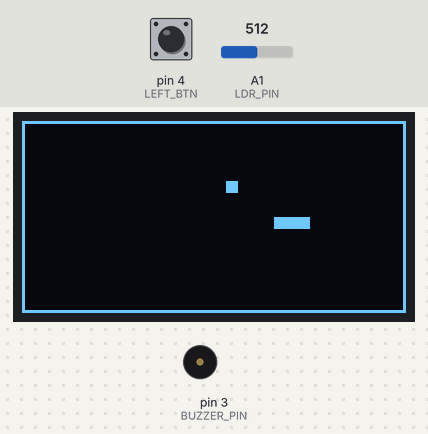
Recording of a sketch running on a simulated Arduino Nano, built with avr-gcc and run on an emulated ATmega328P. Shown: 128×64 one-colour display, buzzer (waves = sounding, pin HIGH). Inputs (shaded band) come from the test bench; at power-on: A1 (LDR_PIN) = 512, pin 4 (LEFT_BTN) LOW. Random numbers use the default seed unless the sketch sets one.

Above: at 1.2 s.
1.3 s: A1 (LDR_PIN) set to 209
At 4.2 s:
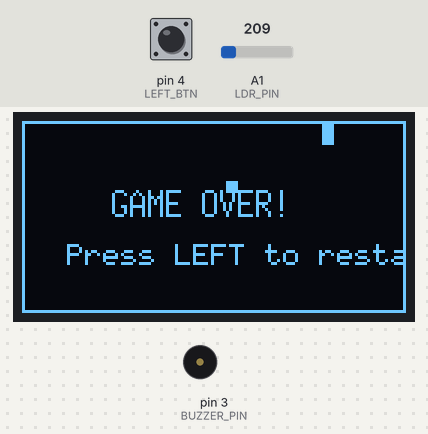
4.3 s: A1 (LDR_PIN) set to 185
5.8 s: pin 4 (LEFT_BTN) pulled HIGH for 0.2 s
At 6.14 s:
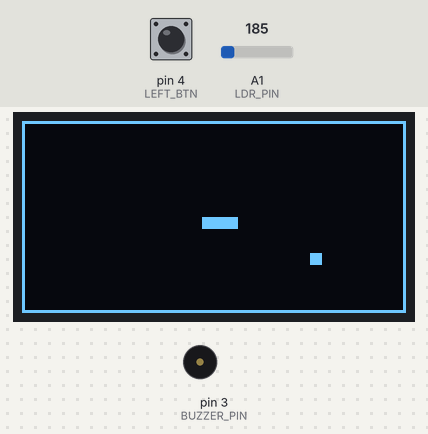
7.5 s: pin 4 (LEFT_BTN) pulled HIGH for 3.2 s
At 10.0 s:
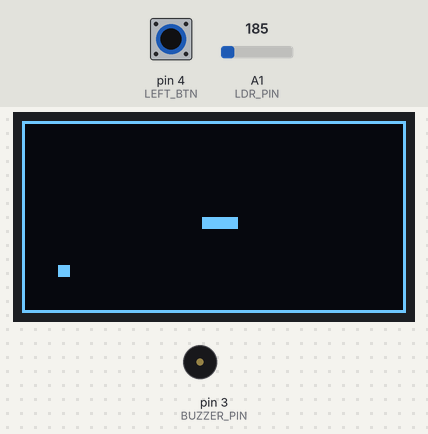
12.2 s: A1 (LDR_PIN) set to 306
At 13.73 s:
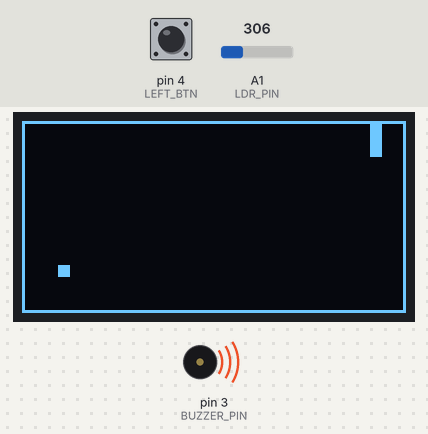
Timing chart, 0 to 14.7 s (numbered marks = the images above; inputs shaded):
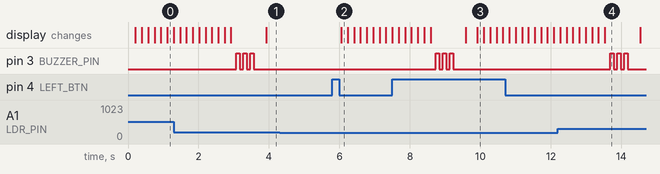

The sketch:

13_Snakes_C.ino
```cpp
/*
================================================================================
  MINI ARCADE - SNAKE GAME (LDR CONTROL VERSION)
  ------------------------------------------------------
  Hardware: Arduino Nano + SH1106 128x64 OLED (I2C)
            + LDR sensor (A1, with pulldown resistor)
            + LEFT button (D4)
            + Buzzer (D3 via NPN transistor)

  HOW TO PLAY:
    - The snake automatically moves.
    - Light intensity controls direction:
        * Very Dark   (0–200)   → LEFT
        * Dim Light   (201–400) → UP
        * Medium Light (401–600) → RIGHT
        * Bright Light (601–1023) → DOWN
    - Press LEFT button to start or restart the game.
    - When the snake hits a wall or itself → GAME OVER (3 short beeps).

  SMOOTHING:
    - LDR readings are averaged over 5 samples to avoid flicker
      or sudden direction changes.

  HARDWARE CONNECTIONS:
    * OLED (SH1106 128x64): I2C -> SDA, SCL
    * LDR with pulldown resistor: A1
    * LEFT Button (with pulldown): D4
    * Buzzer (via NPN transistor): D3
================================================================================
*/

#include <U8glib.h>

#define LDR_PIN A1
#define LEFT_BTN 4
#define BUZZER_PIN 3

// OLED setup
U8GLIB_SH1106_128X64 u8g(U8G_I2C_OPT_NONE);

// === Snake game constants ===
#define GRID_SIZE 4
#define GRID_WIDTH  (128 / GRID_SIZE)
#define GRID_HEIGHT (64 / GRID_SIZE)
#define MAX_SNAKE_LENGTH 100

// === Directions ===
#define DIR_UP    0
#define DIR_RIGHT 1
#define DIR_DOWN  2
#define DIR_LEFT  3

// === Button debounce ===
unsigned long lastLeftPress = 0;
const unsigned long DEBOUNCE_MS = 200;

// === Game state ===
int snakeX[MAX_SNAKE_LENGTH];
int snakeY[MAX_SNAKE_LENGTH];
int snakeLength;
int direction;
int foodX, foodY;
bool gameOver = false;

// === LDR smoothing ===
#define FILTER_SIZE 5
int ldrHistory[FILTER_SIZE];
int ldrIndex = 0;

// === Function prototypes ===
void startGame();
void updateGame();
void drawGame();
void moveSnake();
void generateFood();
void beep(int count);
void checkCollision();
void readInput();
int getSmoothedLDR();

// ---------------------------------------------------------------------------

void setup() {
  pinMode(LDR_PIN, INPUT);
  pinMode(LEFT_BTN, INPUT);
  pinMode(BUZZER_PIN, OUTPUT);
  digitalWrite(BUZZER_PIN, LOW);

  // Initialize filter
  for (int i = 0; i < FILTER_SIZE; i++) ldrHistory[i] = 512;

  startGame();
}

// ---------------------------------------------------------------------------

void loop() {
  readInput();

  if (!gameOver) {
    moveSnake();
    checkCollision();
    updateGame();
  } else {
    // Wait for LEFT button to restart
    if (digitalRead(LEFT_BTN) == HIGH && (millis() - lastLeftPress) > DEBOUNCE_MS) {
      lastLeftPress = millis();
      startGame();
    }
  }

  delay(150);
}

// ---------------------------------------------------------------------------

void startGame() {
  snakeLength = 3;
  direction = DIR_RIGHT;
  gameOver = false;

  // Initialize snake in center
  int startX = GRID_WIDTH / 2;
  int startY = GRID_HEIGHT / 2;
  for (int i = 0; i < snakeLength; i++) {
    snakeX[i] = startX - i;
    snakeY[i] = startY;
  }

  generateFood();
}

// ---------------------------------------------------------------------------

void updateGame() {
  u8g.firstPage();
  do {
    drawGame();
  } while (u8g.nextPage());
}

// ---------------------------------------------------------------------------

void drawGame() {
  // Draw play border
  u8g.drawFrame(0, 0, 128, 64);

  // Draw food
  u8g.drawBox(foodX * GRID_SIZE, foodY * GRID_SIZE, GRID_SIZE, GRID_SIZE);

  // Draw snake
  for (int i = 0; i < snakeLength; i++) {
    u8g.drawBox(snakeX[i] * GRID_SIZE, snakeY[i] * GRID_SIZE, GRID_SIZE, GRID_SIZE);
  }

  // If game over
  if (gameOver) {
    u8g.setFont(u8g_font_6x13);
    u8g.drawStr(30, 32, "GAME OVER!");
    u8g.setFont(u8g_font_6x10);
    u8g.drawStr(15, 48, "Press LEFT to restart");
  }
}

// ---------------------------------------------------------------------------

void moveSnake() {
  // Move body
  for (int i = snakeLength - 1; i > 0; i--) {
    snakeX[i] = snakeX[i - 1];
    snakeY[i] = snakeY[i - 1];
  }

  // Move head
  if (direction == DIR_UP) snakeY[0]--;
  if (direction == DIR_DOWN) snakeY[0]++;
  if (direction == DIR_LEFT) snakeX[0]--;
  if (direction == DIR_RIGHT) snakeX[0]++;

  // Check for food
  if (snakeX[0] == foodX && snakeY[0] == foodY) {
    if (snakeLength < MAX_SNAKE_LENGTH) snakeLength++;
    generateFood();
  }
}

// ---------------------------------------------------------------------------

void checkCollision() {
  // Check wall collision
  if (snakeX[0] < 0 || snakeX[0] >= GRID_WIDTH || snakeY[0] < 0 || snakeY[0] >= GRID_HEIGHT) {
    gameOver = true;
    beep(3);
    return;
  }

  // Check self-collision
  for (int i = 1; i < snakeLength; i++) {
    if (snakeX[0] == snakeX[i] && snakeY[0] == snakeY[i]) {
      gameOver = true;
      beep(3);
      return;
    }
  }
}

// ---------------------------------------------------------------------------

void generateFood() {
  foodX = random(1, GRID_WIDTH - 2);
  foodY = random(1, GRID_HEIGHT - 2);
}

// ---------------------------------------------------------------------------

void readInput() {
  int lightLevel = getSmoothedLDR();

  int newDir = direction;

  // Map light intensity to direction
  if (lightLevel <= 200) newDir = DIR_LEFT;
  else if (lightLevel <= 400) newDir = DIR_UP;
  else if (lightLevel <= 600) newDir = DIR_RIGHT;
  else newDir = DIR_DOWN;

  // Avoid direct 180° reversal
  if (!((direction == DIR_LEFT && newDir == DIR_RIGHT) ||
        (direction == DIR_RIGHT && newDir == DIR_LEFT) ||
        (direction == DIR_UP && newDir == DIR_DOWN) ||
        (direction == DIR_DOWN && newDir == DIR_UP))) {
    direction = newDir;
  }
}

// ---------------------------------------------------------------------------

int getSmoothedLDR() {
  int reading = analogRead(LDR_PIN);

  // Add to circular buffer
  ldrHistory[ldrIndex] = reading;
  ldrIndex = (ldrIndex + 1) % FILTER_SIZE;

  // Compute average
  long sum = 0;
  for (int i = 0; i < FILTER_SIZE; i++) sum += ldrHistory[i];
  return sum / FILTER_SIZE;
}

// ---------------------------------------------------------------------------

void beep(int count) {
  for (int i = 0; i < count; i++) {
    digitalWrite(BUZZER_PIN, HIGH);
    delay(100);
    digitalWrite(BUZZER_PIN, LOW);
    delay(100);
  }
}
```

Measured:
- after the input at 4.3 s, every drawn part: stays the same
- after the input at 5.8 s, the display: changes after 0.26 s (image 2)
- by itself, pin 3 (BUZZER_PIN): alternates HIGH for 0.10 s and LOW for 0.10 s, 6 changes in all, then stays LOW
- what the display in image 4 shows lasts 1.0 s, from 13.5 s to 14.5 s
